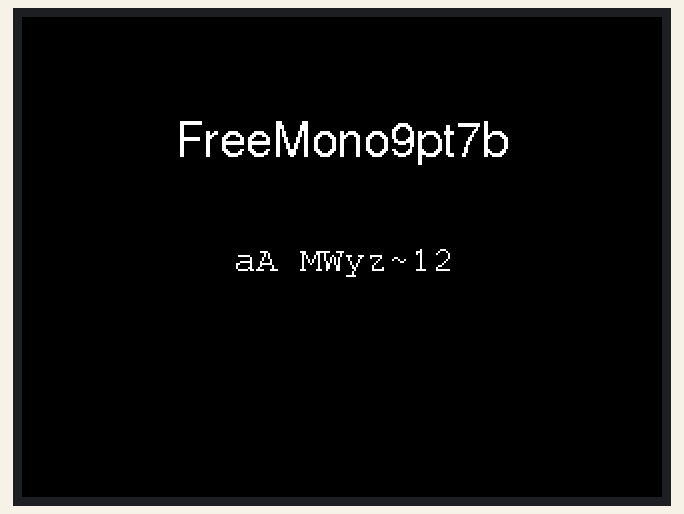
This program was run on a simulated ESP32. Shown: 320×240 colour display.

Above: at 0.3 s.
At 7.5 s:
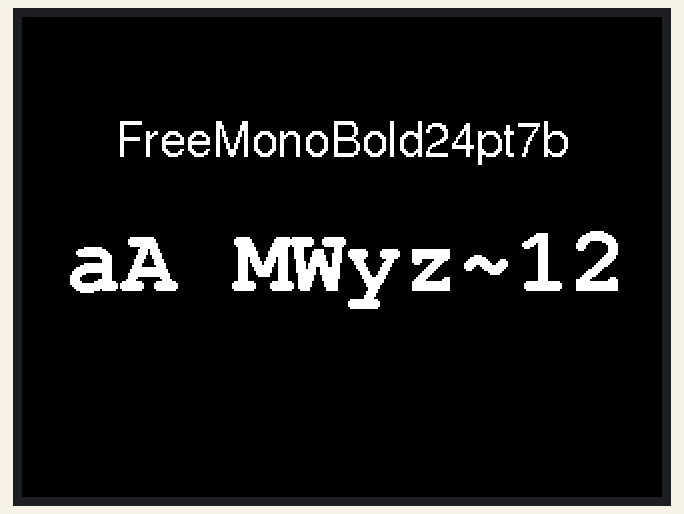
At 11.6 s:
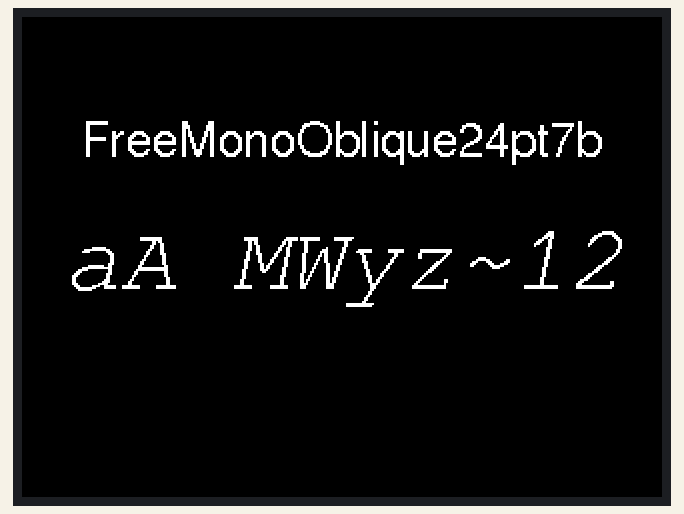
At 19.9 s:
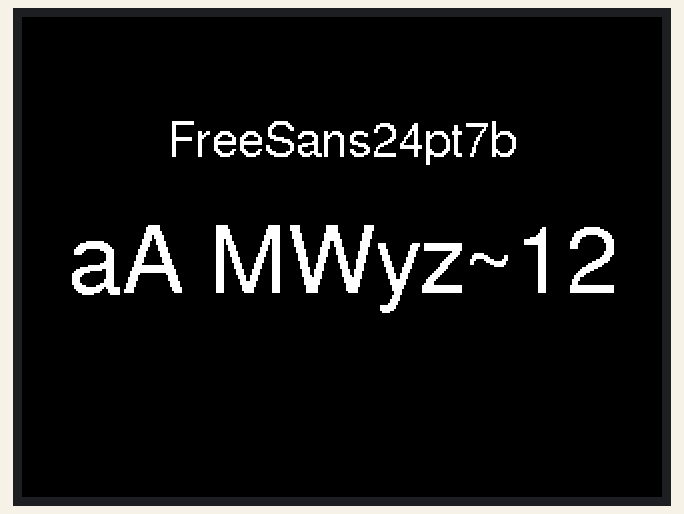
At 28.3 s:
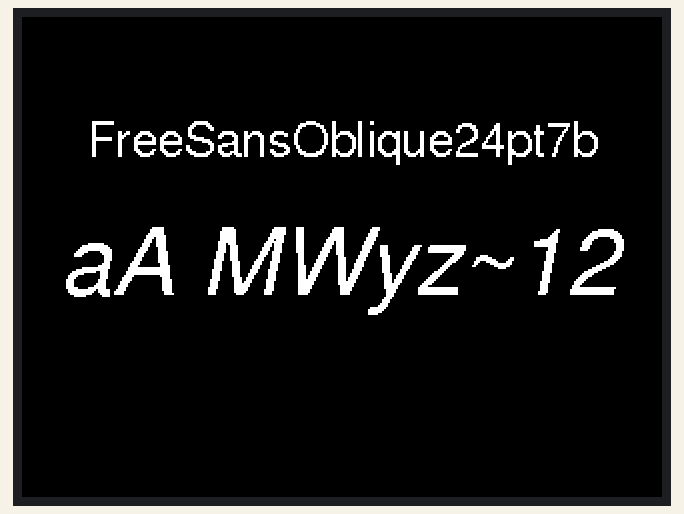
At 36.6 s:
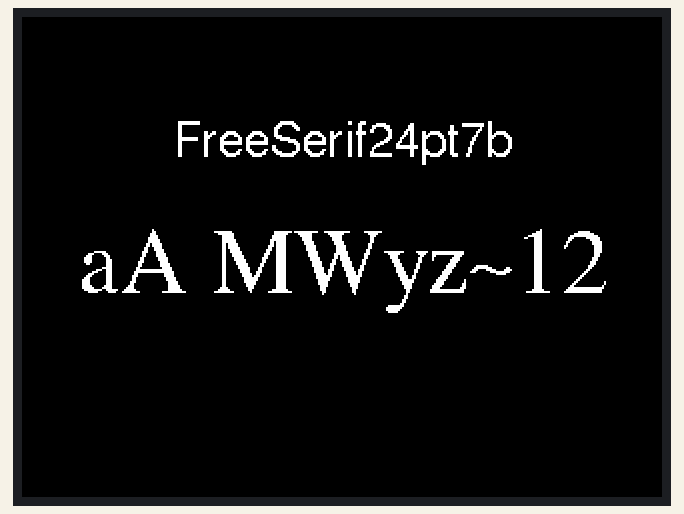

The program:

main.cpp
```cpp
#include <Arduino.h>

/*
  Example for TFT_eSPI library

  Created by Bodmer 31/12/16

  This example draws all fonts (as used by the Adafruit_GFX library) onto the
  screen. These fonts are called the GFX Free Fonts (GFXFF) in this library.

  The fonts are referenced by a short name, see the Free_Fonts.h file
  attached to this sketch.

  Other True Type fonts could be converted using the utility within the
  "fontconvert" folder inside the library. This converted has also been
  copied from the Adafruit_GFX library.

  Since these fonts are a recent addition Adafruit do not have a tutorial
  available yet on how to use the fontconvert utility.   Linux users will
  no doubt figure it out!  In the meantime there are 48 font files to use
  in sizes from 9 point to 24 point, and in normal, bold, and italic or
  oblique styles.

  This example sketch uses both the print class and drawString() functions
  to plot text to the screen.

  Make sure LOAD_GFXFF is defined in the User_Setup.h file within the
  library folder.

  --------------------------- NOTE ----------------------------------------
  The free font encoding format does not lend itself easily to plotting
  the background without flicker. For values that changes on screen it is
  better to use Fonts 1- 8 which are encoded specifically for rapid
  drawing with background.
  -------------------------------------------------------------------------

  #########################################################################
  ###### DON'T FORGET TO UPDATE THE User_Setup.h FILE IN THE LIBRARY ######
  ######       TO SELECT YOUR DISPLAY TYPE AND ENABLE FONTS          ######
  #########################################################################
*/
#include <M5Core2.h>

#define TEXT "aA MWyz~12"  // Text that will be printed on screen in any font

#include "Free_Fonts.h"  // Include the header file attached to this sketch

// #include "SPI.h"
// #include "TFT_eSPI.h"

// Use hardware SPI
// TFT_eSPI tft = TFT_eSPI();

unsigned long drawTime = 0;

void setup(void) {
    M5.begin();
    // M5.Lcd.setRotation(1);
}

void loop() {
    // >>>>>>>>>>>>>>>>>>>>>>>>>>>>>>>>>>>>>>>>>>>>>>>>>>>>>>>>>>>>>>>>>>>>>>>>>>>>>>>>>
    // Show all 48 fonts in centre of screen ( x,y coordinate 160,120)
    // >>>>>>>>>>>>>>>>>>>>>>>>>>>>>>>>>>>>>>>>>>>>>>>>>>>>>>>>>>>>>>>>>>>>>>>>>>>>>>>>>

    // Where font sizes increase the screen is not cleared as the larger fonts
    // overwrite the smaller one with the background colour.

    // Set text datum to middle centre
    M5.Lcd.setTextDatum(MC_DATUM);

    // Set text colour to orange with black background
    M5.Lcd.setTextColor(TFT_WHITE, TFT_BLACK);

    M5.Lcd.fillScreen(TFT_BLACK);  // Clear screen
    M5.Lcd.setFreeFont(FF18);      // Select the font
    M5.Lcd.drawString(sFF1, 160, 60,
                      GFXFF);  // Print the string name of the font
    M5.Lcd.setFreeFont(FF1);   // Select the font
    M5.Lcd.drawString(TEXT, 160, 120,
                      GFXFF);  // Print the string name of the font
    delay(1000);
    // M5.Lcd.fillScreen(TFT_BLACK);
    M5.Lcd.setFreeFont(FF18);  // Select the font
    M5.Lcd.drawString(sFF2, 160, 60,
                      GFXFF);  // Print the string name of the font
    M5.Lcd.setFreeFont(FF2);
    M5.Lcd.drawString(TEXT, 160, 120, GFXFF);
    delay(1000);
    // M5.Lcd.fillScreen(TFT_BLACK);
    M5.Lcd.setFreeFont(FF18);  // Select the font
    M5.Lcd.drawString(sFF3, 160, 60,
                      GFXFF);  // Print the string name of the font
    M5.Lcd.setFreeFont(FF3);
    M5.Lcd.drawString(TEXT, 160, 120, GFXFF);
    delay(1000);
    // M5.Lcd.fillScreen(TFT_BLACK);
    M5.Lcd.setFreeFont(FF18);  // Select the font
    M5.Lcd.drawString(sFF4, 160, 60,
                      GFXFF);  // Print the string name of the font
    M5.Lcd.setFreeFont(FF4);
    M5.Lcd.drawString(TEXT, 160, 120, GFXFF);
    delay(1000);

    M5.Lcd.fillScreen(TFT_BLACK);
    M5.Lcd.setFreeFont(FF18);  // Select the font
    M5.Lcd.drawString(sFF5, 160, 60,
                      GFXFF);  // Print the string name of the font
    M5.Lcd.setFreeFont(FF5);
    M5.Lcd.drawString(TEXT, 160, 120, GFXFF);
    delay(1000);
    // M5.Lcd.fillScreen(TFT_BLACK);
    M5.Lcd.setFreeFont(FF18);  // Select the font
    M5.Lcd.drawString(sFF6, 160, 60,
                      GFXFF);  // Print the string name of the font
    M5.Lcd.setFreeFont(FF6);
    M5.Lcd.drawString(TEXT, 160, 120, GFXFF);
    delay(1000);
    // M5.Lcd.fillScreen(TFT_BLACK);
    M5.Lcd.setFreeFont(FF18);  // Select the font
    M5.Lcd.drawString(sFF7, 160, 60,
                      GFXFF);  // Print the string name of the font
    M5.Lcd.setFreeFont(FF7);
    M5.Lcd.drawString(TEXT, 160, 120, GFXFF);
    delay(1000);
    // M5.Lcd.fillScreen(TFT_BLACK);
    M5.Lcd.setFreeFont(FF18);  // Select the font
    M5.Lcd.drawString(sFF8, 160, 60,
                      GFXFF);  // Print the string name of the font
    M5.Lcd.setFreeFont(FF8);
    M5.Lcd.drawString(TEXT, 160, 120, GFXFF);
    delay(1000);

    M5.Lcd.fillScreen(TFT_BLACK);
    M5.Lcd.setFreeFont(FF18);  // Select the font
    M5.Lcd.drawString(sFF9, 160, 60,
                      GFXFF);  // Print the string name of the font
    M5.Lcd.setFreeFont(FF9);
    M5.Lcd.drawString(TEXT, 160, 120, GFXFF);
    delay(1000);
    // M5.Lcd.fillScreen(TFT_BLACK);
    M5.Lcd.setFreeFont(FF18);  // Select the font
    M5.Lcd.drawString(sFF10, 160, 60,
                      GFXFF);  // Print the string name of the font
    M5.Lcd.setFreeFont(FF10);
    M5.Lcd.drawString(TEXT, 160, 120, GFXFF);
    delay(1000);
    // M5.Lcd.fillScreen(TFT_BLACK);
    M5.Lcd.setFreeFont(FF18);  // Select the font
    M5.Lcd.drawString(sFF11, 160, 60,
                      GFXFF);  // Print the string name of the font
    M5.Lcd.setFreeFont(FF11);
    M5.Lcd.drawString(TEXT, 160, 120, GFXFF);
    delay(1000);
    // M5.Lcd.fillScreen(TFT_BLACK);
    M5.Lcd.setFreeFont(FF18);  // Select the font
    M5.Lcd.drawString(sFF12, 160, 60,
                      GFXFF);  // Print the string name of the font
    M5.Lcd.setFreeFont(FF12);
    M5.Lcd.drawString(TEXT, 160, 120, GFXFF);
    delay(1000);

    M5.Lcd.fillScreen(TFT_BLACK);
    M5.Lcd.setFreeFont(FF18);  // Select the font
    M5.Lcd.drawString(sFF13, 160, 60,
                      GFXFF);  // Print the string name of the font
    M5.Lcd.setFreeFont(FF13);
    M5.Lcd.drawString(TEXT, 160, 120, GFXFF);
    delay(1000);
    // M5.Lcd.fillScreen(TFT_BLACK);
    M5.Lcd.setFreeFont(FF18);  // Select the font
    M5.Lcd.drawString(sFF14, 160, 60,
                      GFXFF);  // Print the string name of the font
    M5.Lcd.setFreeFont(FF14);
    M5.Lcd.drawString(TEXT, 160, 120, GFXFF);
    delay(1000);
    // M5.Lcd.fillScreen(TFT_BLACK);
    M5.Lcd.setFreeFont(FF18);  // Select the font
    M5.Lcd.drawString(sFF15, 160, 60,
                      GFXFF);  // Print the string name of the font
    M5.Lcd.setFreeFont(FF15);
    M5.Lcd.drawString(TEXT, 160, 120, GFXFF);
    delay(1000);
    // M5.Lcd.fillScreen(TFT_BLACK);
    M5.Lcd.setFreeFont(FF18);  // Select the font
    M5.Lcd.drawString(sFF16, 160, 60,
                      GFXFF);  // Print the string name of the font
    M5.Lcd.setFreeFont(FF16);
    M5.Lcd.drawString(TEXT, 160, 120, GFXFF);
    delay(1000);

    M5.Lcd.fillScreen(TFT_BLACK);
    M5.Lcd.setFreeFont(FF18);  // Select the font
    M5.Lcd.drawString(sFF17, 160, 60,
                      GFXFF);  // Print the string name of the font
    M5.Lcd.setFreeFont(FF17);
    M5.Lcd.drawString(TEXT, 160, 120, GFXFF);
    delay(1000);
    // M5.Lcd.fillScreen(TFT_BLACK);
    M5.Lcd.setFreeFont(FF18);  // Select the font
    M5.Lcd.drawString(sFF18, 160, 60,
                      GFXFF);  // Print the string name of the font
    M5.Lcd.setFreeFont(FF18);
    M5.Lcd.drawString(TEXT, 160, 120, GFXFF);
    delay(1000);
    // M5.Lcd.fillScreen(TFT_BLACK);
    M5.Lcd.setFreeFont(FF18);  // Select the font
    M5.Lcd.drawString(sFF19, 160, 60,
                      GFXFF);  // Print the string name of the font
    M5.Lcd.setFreeFont(FF19);
    M5.Lcd.drawString(TEXT, 160, 120, GFXFF);
    delay(1000);
    // M5.Lcd.fillScreen(TFT_BLACK);
    M5.Lcd.setFreeFont(FF18);  // Select the font
    M5.Lcd.drawString(sFF20, 160, 60,
                      GFXFF);  // Print the string name of the font
    M5.Lcd.setFreeFont(FF20);
    M5.Lcd.drawString(TEXT, 160, 120, GFXFF);
    delay(1000);

    M5.Lcd.fillScreen(TFT_BLACK);
    M5.Lcd.setFreeFont(FF18);  // Select the font
    M5.Lcd.drawString(sFF21, 160, 60,
                      GFXFF);  // Print the string name of the font
    M5.Lcd.setFreeFont(FF21);
    M5.Lcd.drawString(TEXT, 160, 120, GFXFF);
    delay(1000);
    // M5.Lcd.fillScreen(TFT_BLACK);
    M5.Lcd.setFreeFont(FF18);  // Select the font
    M5.Lcd.drawString(sFF22, 160, 60,
                      GFXFF);  // Print the string name of the font
    M5.Lcd.setFreeFont(FF22);
    M5.Lcd.drawString(TEXT, 160, 120, GFXFF);
    delay(1000);
    // M5.Lcd.fillScreen(TFT_BLACK);
    M5.Lcd.setFreeFont(FF18);  // Select the font
    M5.Lcd.drawString(sFF23, 160, 60,
                      GFXFF);  // Print the string name of the font
    M5.Lcd.setFreeFont(FF23);
    M5.Lcd.drawString(TEXT, 160, 120, GFXFF);
    delay(1000);
    // M5.Lcd.fillScreen(TFT_BLACK);
    M5.Lcd.setFreeFont(FF18);  // Select the font
    M5.Lcd.drawString(sFF24, 160, 60,
                      GFXFF);  // Print the string name of the font
    M5.Lcd.setFreeFont(FF24);
    M5.Lcd.drawString(TEXT, 160, 120, GFXFF);
    delay(1000);

    M5.Lcd.fillScreen(TFT_BLACK);
    M5.Lcd.setFreeFont(FF18);  // Select the font
    M5.Lcd.drawString(sFF25, 160, 60,
                      GFXFF);  // Print the string name of the font
    M5.Lcd.setFreeFont(FF25);
    M5.Lcd.drawString(TEXT, 160, 120, GFXFF);
    delay(1000);
    // M5.Lcd.fillScreen(TFT_BLACK);
    M5.Lcd.setFreeFont(FF18);  // Select the font
    M5.Lcd.drawString(sFF26, 160, 60,
                      GFXFF);  // Print the string name of the font
    M5.Lcd.setFreeFont(FF26);
    M5.Lcd.drawString(TEXT, 160, 120, GFXFF);
    delay(1000);
    // M5.Lcd.fillScreen(TFT_BLACK);
    M5.Lcd.setFreeFont(FF18);  // Select the font
    M5.Lcd.drawString(sFF27, 160, 60,
                      GFXFF);  // Print the string name of the font
    M5.Lcd.setFreeFont(FF27);
    M5.Lcd.drawString(TEXT, 160, 120, GFXFF);
    delay(1000);
    // M5.Lcd.fillScreen(TFT_BLACK);
    M5.Lcd.setFreeFont(FF18);  // Select the font
    M5.Lcd.drawString(sFF28, 160, 60,
                      GFXFF);  // Print the string name of the font
    M5.Lcd.setFreeFont(FF28);
    M5.Lcd.drawString(TEXT, 160, 120, GFXFF);
    delay(1000);

    M5.Lcd.fillScreen(TFT_BLACK);
    M5.Lcd.setFreeFont(FF18);  // Select the font
    M5.Lcd.drawString(sFF29, 160, 60,
                      GFXFF);  // Print the string name of the font
    M5.Lcd.setFreeFont(FF29);
    M5.Lcd.drawString(TEXT, 160, 120, GFXFF);
    delay(1000);
    // M5.Lcd.fillScreen(TFT_BLACK);
    M5.Lcd.setFreeFont(FF18);  // Select the font
    M5.Lcd.drawString(sFF30, 160, 60,
                      GFXFF);  // Print the string name of the font
    M5.Lcd.setFreeFont(FF30);
    M5.Lcd.drawString(TEXT, 160, 120, GFXFF);
    delay(1000);
    // M5.Lcd.fillScreen(TFT_BLACK);
    M5.Lcd.setFreeFont(FF18);  // Select the font
    M5.Lcd.drawString(sFF31, 160, 60,
                      GFXFF);  // Print the string name of the font
    M5.Lcd.setFreeFont(FF31);
    M5.Lcd.drawString(TEXT, 160, 120, GFXFF);
    delay(1000);
    // M5.Lcd.fillScreen(TFT_BLACK);
    M5.Lcd.setFreeFont(FF18);  // Select the font
    M5.Lcd.drawString(sFF32, 160, 60,
                      GFXFF);  // Print the string name of the font
    M5.Lcd.setFreeFont(FF32);
    M5.Lcd.drawString(TEXT, 160, 120, GFXFF);
    delay(1000);

    M5.Lcd.fillScreen(TFT_BLACK);
    M5.Lcd.setFreeFont(FF18);  // Select the font
    M5.Lcd.drawString(sFF33, 160, 60,
                      GFXFF);  // Print the string name of the font
    M5.Lcd.setFreeFont(FF33);
    M5.Lcd.drawString(TEXT, 160, 120, GFXFF);
    delay(1000);
    // M5.Lcd.fillScreen(TFT_BLACK);
    M5.Lcd.setFreeFont(FF18);  // Select the font
    M5.Lcd.drawString(sFF34, 160, 60,
                      GFXFF);  // Print the string name of the font
    M5.Lcd.setFreeFont(FF34);
    M5.Lcd.drawString(TEXT, 160, 120, GFXFF);
    delay(1000);
    // M5.Lcd.fillScreen(TFT_BLACK);
    M5.Lcd.setFreeFont(FF18);  // Select the font
    M5.Lcd.drawString(sFF35, 160, 60,
                      GFXFF);  // Print the string name of the font
    M5.Lcd.setFreeFont(FF35);
    M5.Lcd.drawString(TEXT, 160, 120, GFXFF);
    delay(1000);
    // M5.Lcd.fillScreen(TFT_BLACK);
    M5.Lcd.setFreeFont(FF18);  // Select the font
    M5.Lcd.drawString(sFF36, 160, 60,
                      GFXFF);  // Print the string name of the font
    M5.Lcd.setFreeFont(FF36);
    M5.Lcd.drawString(TEXT, 160, 120, GFXFF);
    delay(1000);

    M5.Lcd.fillScreen(TFT_BLACK);
    M5.Lcd.setFreeFont(FF18);  // Select the font
    M5.Lcd.drawString(sFF37, 160, 60,
                      GFXFF);  // Print the string name of the font
    M5.Lcd.setFreeFont(FF37);
    M5.Lcd.drawString(TEXT, 160, 120, GFXFF);
    delay(1000);
    // M5.Lcd.fillScreen(TFT_BLACK);
    M5.Lcd.setFreeFont(FF18);  // Select the font
    M5.Lcd.drawString(sFF38, 160, 60,
                      GFXFF);  // Print the string name of the font
    M5.Lcd.setFreeFont(FF38);
    M5.Lcd.drawString(TEXT, 160, 120, GFXFF);
    delay(1000);
    // M5.Lcd.fillScreen(TFT_BLACK);
    M5.Lcd.setFreeFont(FF18);  // Select the font
    M5.Lcd.drawString(sFF39, 160, 60,
                      GFXFF);  // Print the string name of the font
    M5.Lcd.setFreeFont(FF39);
    M5.Lcd.drawString(TEXT, 160, 120, GFXFF);
    delay(1000);
    // M5.Lcd.fillScreen(TFT_BLACK);
    M5.Lcd.setFreeFont(FF18);  // Select the font
    M5.Lcd.drawString(sFF40, 160, 60,
                      GFXFF);  // Print the string name of the font
    M5.Lcd.setFreeFont(FF40);
    M5.Lcd.drawString(TEXT, 160, 120, GFXFF);
    delay(1000);

    M5.Lcd.fillScreen(TFT_BLACK);
    M5.Lcd.setFreeFont(FF18);  // Select the font
    M5.Lcd.drawString(sFF41, 160, 60,
                      GFXFF);  // Print the string name of the font
    M5.Lcd.setFreeFont(FF41);
    M5.Lcd.drawString(TEXT, 160, 120, GFXFF);
    delay(1000);
    // M5.Lcd.fillScreen(TFT_BLACK);
    M5.Lcd.setFreeFont(FF18);  // Select the font
    M5.Lcd.drawString(sFF42, 160, 60,
                      GFXFF);  // Print the string name of the font
    M5.Lcd.setFreeFont(FF42);
    M5.Lcd.drawString(TEXT, 160, 120, GFXFF);
    delay(1000);
    // M5.Lcd.fillScreen(TFT_BLACK);
    M5.Lcd.setFreeFont(FF18);  // Select the font
    M5.Lcd.drawString(sFF43, 160, 60,
                      GFXFF);  // Print the string name of the font
    M5.Lcd.setFreeFont(FF43);
    M5.Lcd.drawString(TEXT, 160, 120, GFXFF);
    delay(1000);
    // M5.Lcd.fillScreen(TFT_BLACK);
    M5.Lcd.setFreeFont(FF18);  // Select the font
    M5.Lcd.drawString(sFF44, 160, 60,
                      GFXFF);  // Print the string name of the font
    M5.Lcd.setFreeFont(FF44);
    M5.Lcd.drawString(TEXT, 160, 120, GFXFF);
    delay(1000);

    M5.Lcd.fillScreen(TFT_BLACK);
    M5.Lcd.setFreeFont(FF18);  // Select the font
    M5.Lcd.drawString(sFF45, 160, 60,
                      GFXFF);  // Print the string name of the font
    M5.Lcd.setFreeFont(FF45);
    M5.Lcd.drawString(TEXT, 160, 120, GFXFF);
    delay(1000);
    // M5.Lcd.fillScreen(TFT_BLACK);
    M5.Lcd.setFreeFont(FF18);  // Select the font
    M5.Lcd.drawString(sFF46, 160, 60,
                      GFXFF);  // Print the string name of the font
    M5.Lcd.setFreeFont(FF46);
    M5.Lcd.drawString(TEXT, 160, 120, GFXFF);
    delay(1000);
    // M5.Lcd.fillScreen(TFT_BLACK);
    M5.Lcd.setFreeFont(FF18);  // Select the font
    M5.Lcd.drawString(sFF47, 160, 60,
                      GFXFF);  // Print the string name of the font
    M5.Lcd.setFreeFont(FF47);
    M5.Lcd.drawString(TEXT, 160, 120, GFXFF);
    delay(1000);
    // M5.Lcd.fillScreen(TFT_BLACK);
    M5.Lcd.setFreeFont(FF18);  // Select the font
    M5.Lcd.drawString(sFF48, 160, 60,
                      GFXFF);  // Print the string name of the font
    M5.Lcd.setFreeFont(FF48);
    M5.Lcd.drawString(TEXT, 160, 120, GFXFF);
    delay(1000);
}

// There follows a crude way of flagging that this example sketch needs fonts
// which have not been enbabled in the User_Setup.h file inside the TFT_HX8357
// library.
//
// These lines produce errors during compile time if settings in User_Setup are
// not correct
//
// The error will be "does not name a type" but ignore this and read the text
// between '' it will indicate which font or feature needs to be enabled
//
// Either delete all the following lines if you do not want warnings, or change
// the lines to suit your sketch modifications.

#ifndef LOAD_GLCD
// ERROR_Please_enable_LOAD_GLCD_in_User_Setup
#endif

#ifndef LOAD_GFXFF
ERROR_Please_enable_LOAD_GFXFF_in_User_Setup !
#endif
```

Measured:
- what the display in image 1 shows lasts 1.1 s, from 7.4 s to 8.5 s
